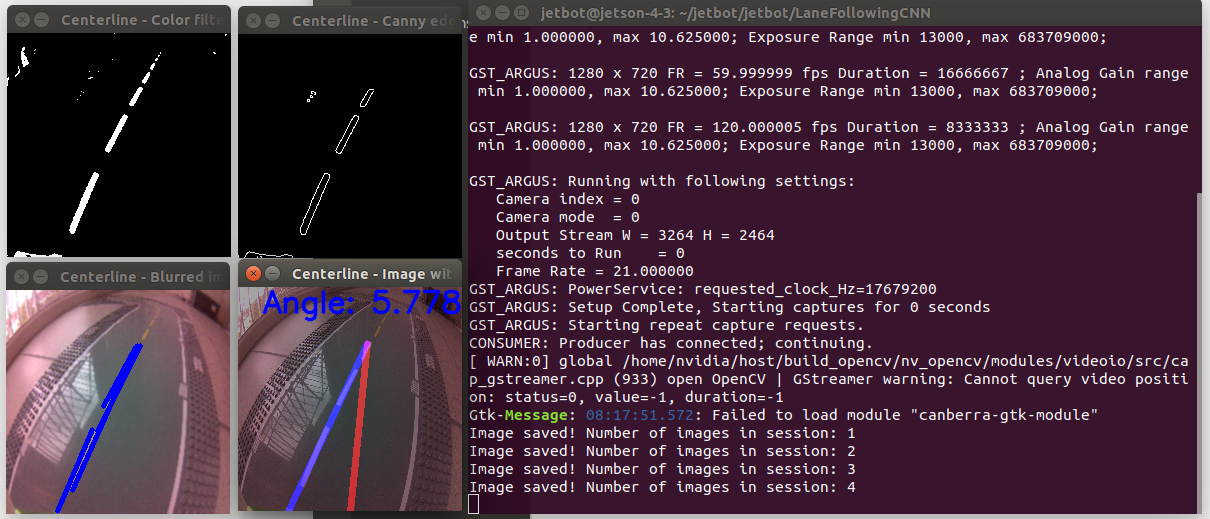
#> input picture 2_RoadFollowing/documentation/exampleDataCollection.png, 1210 x 519 px
$ python -i visionForDataCollection.py   (imports and definitions only)
#> lines starting #> are read from the running program, lines starting #| are printed output that depends on the picture; after the words box and inside, x2 and y2 are one past the last pixel; in counts of white or black regions, pixels touching at a corner belong together
import cv2
import numpy as np

# FUNCITONALITIES:
# - process images to find centerlines
# - methods to get jetbot camera image


def drawLines(image, lines, color=[0, 0, 255], thickness=6):
    """ Method to draw lines into images.
        In(1): image - The image to draw lines into
        In(2): lines - The lines to draw as np.array
        In(3): color - The color the lines should have in BGR [default is Red]
        In(4): thickness - The thickness for the lines [default is 6]
        Out(1): returns image with drawn lines
    """
    # If there are no lines to draw, exit.
    if lines is None:
        return

    # Make a copy of the original image and create blank image with same size
    image = np.copy(image)
    line_img = np.zeros((image.shape[0], image.shape[1], 3), dtype=np.uint8,)

    # Loop over lines and draw them on the blank image
    for line in lines:
        for x1, y1, x2, y2 in line:
            cv2.line(line_img, (x1, y1), (x2, y2), color, thickness)

    # Merge the image with the lines onto the original image and return it
    return cv2.addWeighted(image, 0.8, line_img, 1.0, 0.0)


def maskImage(image, heightPercent):
    """ Method to define a region of interest with masking an image.
        In(1): image - The image that should be masked
        In(2): heightPercent - The percent of the height that should be masked counted from bottom
        Out(1): returns a image where half of the image is masked with a black surface
    """
    height, width = image.shape
    mask = np.zeros_like(image)
    roiPercentageFromTop = 1 - heightPercent

    # A polygon defining the region that should be masked as np.array
    polygon = np.array([[
        (0, height * roiPercentageFromTop),  # Top left
        (width, height * roiPercentageFromTop),  # Top right
        (width, height),  # Bottom right
        (0, height),  # Bottom left
    ]], np.int32)

    cv2.fillPoly(mask, polygon, 255)  # Overlay image with black polygon
    return cv2.bitwise_and(image, mask)


def findCenterline(image, show=False):
    """ Find and draw centerline in input image.
        In(1): image - The image to process
        In(2): show - Boolean to indicate whether to show intermediate steps or not
        Out(1): image - image with centerline overlayed
        Out(2): foundCenterline - Determines whether centerline was found
        Out(3): angle - Angle to the centerline counted from middle of jetbot
    """
    angle = 0.0
    foundCenterline = None

    # Apply gaussian image blurring
    gaussKernelSize = (3, 3)
    blurred_img = cv2.GaussianBlur(image, gaussKernelSize, 0)

    # Convert to HSV image representation
    hsv_img = cv2.cvtColor(blurred_img, cv2.COLOR_BGR2HSV)

    # Filter out yellow of the center line
    low_yellow = np.array([5, 40, 100])
    up_yellow = np.array([50, 255, 255])
    col_img = cv2.inRange(hsv_img, low_yellow, up_yellow)

    # Filter out region of interest
    # Region of interest is lower quarter of image
    region_img = maskImage(col_img, 0.75)

    # Apply canny edge detection
    canny_img = cv2.Canny(region_img, 85, 150)

    lines = cv2.HoughLinesP(canny_img, rho=1, theta=np.pi/180,
                            threshold=30, lines=np.array([]), minLineLength=5, maxLineGap=50)
    if np.any(lines) == None:
        foundCenterline = False
    else:
        if show:
            for line in lines:
                x1, y1, x2, y2 = line[0]
                cv2.line(blurred_img, (x1, y1), (x2, y2), (255, 0, 0),
                         thickness=4)  # Write lines into original

        # Center line detection
        lines_x = []
        lines_y = []
        for line in lines:
            for x1, y1, x2, y2 in line:
                lines_x.extend([x1, x2])
                lines_y.extend([y1, y2])

        min_y = int(image.shape[0] * 0.25)
        max_y = image.shape[0]  # The bottom of the image

        poly = np.poly1d(np.polyfit(lines_y, lines_x, deg=1))
        # Start in the middle of the picture
        center_x_start = int(image.shape[1] * 0.5)
        center_x_end = int(poly(min_y))

        if (center_x_end - center_x_start) == 0:
            angle = 0
        else:
            angle = round(np.rad2deg(np.arctan2((max_y - min_y),
                          (center_x_start - center_x_end))) - 90, 3)

        foundCenterline = True
        if show:
            # Display line segments
            for line in lines:
                x1, y1, x2, y2 = line[0]
                cv2.line(blurred_img, (x1, y1), (x2, y2), (255, 0, 0),
                         thickness=4)  # Write lines into original
            # Display trajectory line
            image = drawLines(
                image, [[[center_x_start, max_y, center_x_end, min_y], ]], color=[0, 0, 255])

            # Display found centerline
            image = drawLines(
                image, [[[int(poly(max_y)), max_y, center_x_end, min_y], ]], color=[255, 0, 0])

            # Display angle in degrees
            font = cv2.FONT_HERSHEY_SIMPLEX
            fontScale = 1
            color = (255, 0, 0)
            thickness = 2
            cv2.putText(image, "Angle: " + str(angle), (25, 25),
                        font, fontScale, color, thickness, cv2.LINE_AA)

    if show:
        cv2.imshow("Centerline - Blurred image with detected lines", blurred_img)
        cv2.imshow("Centerline - Color filtered image", col_img)
        cv2.imshow("Centerline - Canny edge detection in ROI", canny_img)
        cv2.imshow("Centerline - Image with direction arrow", image)

    return image, foundCenterline, angle

>>> import cv2
>>> picture = cv2.imread('documentation/exampleDataCollection.png')
#> picture is the input picture: shape (519, 1210, 3); mean B, G, R 61.3, 46, 69
>>> result = findCenterline(picture)
#> in findCenterline, `hsv_img = cv2.cvtColor(blurred_img, cv2.COLOR_BGR2HSV)`: hsv_img: shape (519, 1210, 3); mean H, S, V 113.9, 95.9, 71.8
#> in findCenterline, `col_img = cv2.inRange(hsv_img, low_yellow, up_yellow)`:
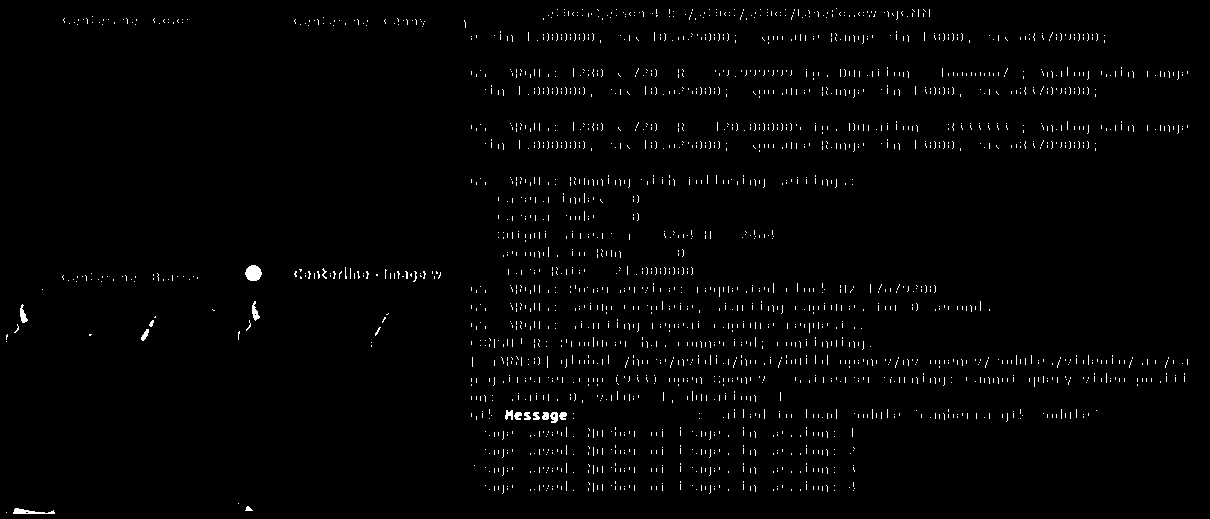
#> col_img: shape (519, 1210); 1.4% white in thin lines or dots
#> in maskImage, `cv2.fillPoly(mask, polygon, 255)`:
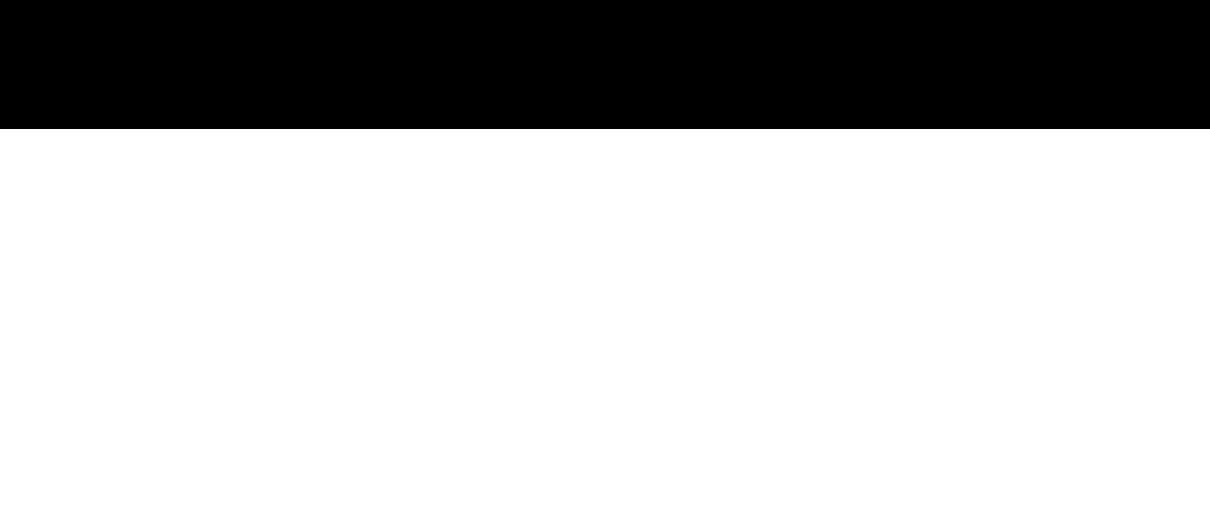
#> mask: shape (519, 1210); 75.1% white; 1 black region, box (x1, y1, x2, y2) and area: (0, 0, 1210, 129) 156090
#> in maskImage, `return cv2.bitwise_and(image, mask)`:
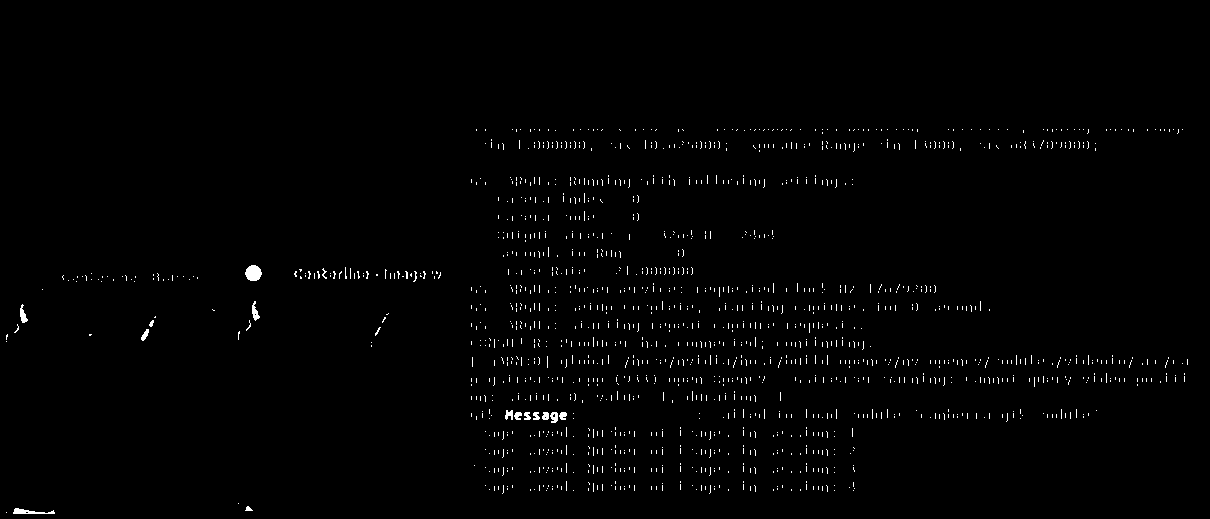
#> returned value: shape (519, 1210); 1.1% white in thin lines or dots, all inside (x1, y1, x2, y2) = (6, 129, 1188, 514)
#> in findCenterline, `canny_img = cv2.Canny(region_img, 85, 150)`:
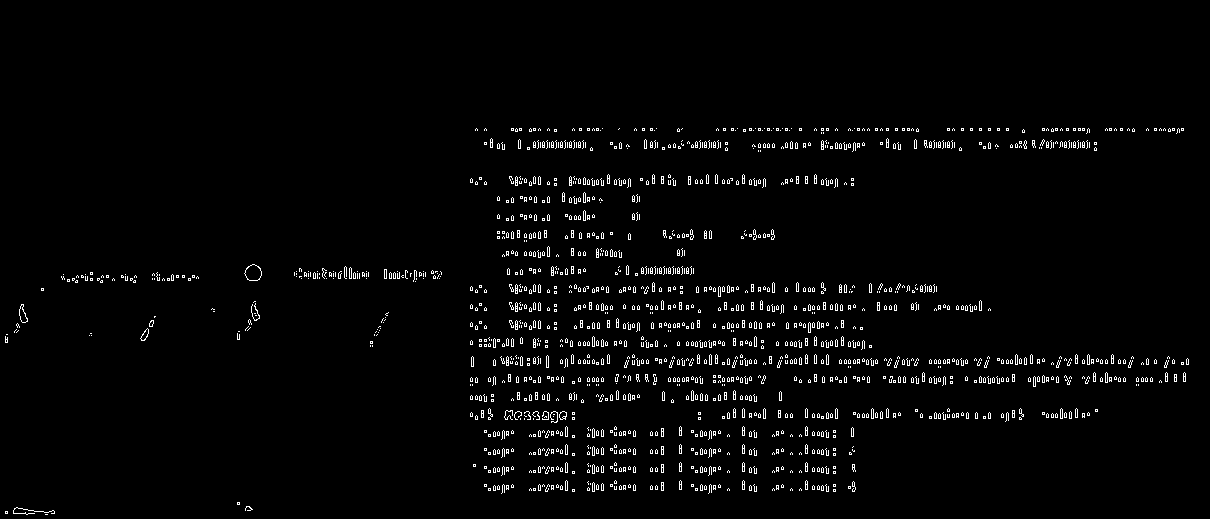
#> canny_img: shape (519, 1210); 2.5% white in thin lines or dots, all inside (x1, y1, x2, y2) = (5, 128, 1189, 515)
#> in findCenterline, `lines = cv2.HoughLinesP(canny_img, rho=1, theta=np.pi/180, threshold=3..`: lines = 172 rows, first 6: [470, 381, 1185, 381], [471, 362, 1188, 362], [471, 363, 1188, 363], [470, 379, 1185, 379], [470, 378, 1185, 378], [475, 130, 1183, 130]
#> the loop in findCenterline, `for line in lines:` made 172 passes
#> after the loop in findCenterline, `for line in lines:`: lines_x = 344 values, max 1188 at index 3, min 5 at index 334, mean 673.1; lines_y = 344 values, max 513 at index 334, min 128 at index 20, mean 324.2
#> in findCenterline, `center_x_end = int(poly(min_y))`: center_x_end = 661
#> in findCenterline, `angle = round(np.rad2deg(np.arctan2((max_y - min_y), (center_x_start -..`: angle = 8.17
